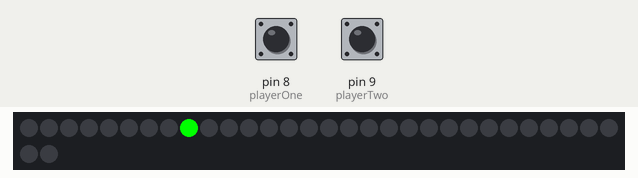
The sketch below on a simulated Arduino Uno, built with avr-gcc and run on an emulated ATmega328P. On the bench: 32 RGB LEDs in strip order, left to right, continuing on the next row. The test bench sets the inputs (shaded band); at power-on: pin 9 (playerTwo) HIGH, pin 8 (playerOne) HIGH. What the sketch prints to the serial monitor is not drawn.

Above: at 1.2 s.
1.3 s: pin 9 (playerTwo) pulled LOW for 3.2 s
At 7.96 s:
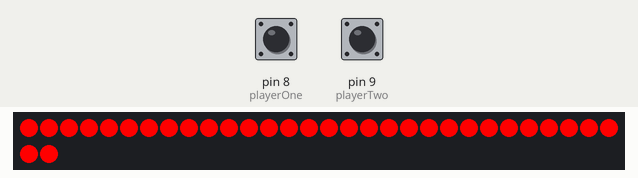
At 13.36 s:
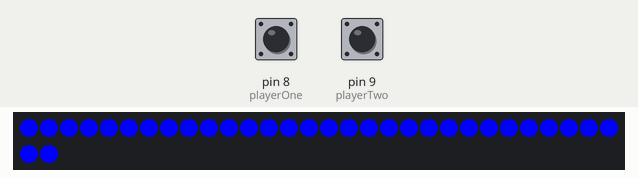

The sketch:

test.ino
```cpp
// Pong Game
#include <Adafruit_NeoPixel.h>
#define PIN 2 // Input pin for NEOPIXEL
#define NUMPIXELS 32 // Number of neopixels in strip
Adafruit_NeoPixel pixels = Adafruit_NeoPixel(NUMPIXELS, PIN, NEO_GRB + NEO_KHZ800);

int playerOne = 8;
int playerTwo = 9;
int resetButton = 10;

int score1 = 0;
int score2 = 0;

int lastPlayerOneState = LOW;
int lastPlayerTwoState = LOW;

int playerOneAction = LOW;
int playerTwoAction = LOW;

int playerOnePoints = 0;
int playerTwoPoints = 0;

int ledNumber = 0;
int ledState = 0;
int direction = 0;

byte inputArray[] = {8,9,10};

unsigned long previousMillis = 0;	// Variable for delay control
unsigned long interval = 100;		// Variable for delay control


int playerOneState = LOW;
int playerTwoState = LOW;


void setup(){
    pixels.begin();
    Serial.begin(9600);

    for (byte i = 0; i < sizeof(inputArray); i++){ // Sets pinmode inputs using array
        pinMode(inputArray[i], INPUT_PULLUP);
        } // end for
    }

void loop(){
    lightPlay();
    buttonControl();
    scoreDetectionOne();
    scoreDetectionTwo();
}

void buttonControl(){

    playerOneState = !digitalRead(playerOne);  //SKAL VÆRE !digitalRead
    playerTwoState = !digitalRead(playerTwo);  //SKAL VÆRE !digitalRead

    // Player One
    if (playerOneState != lastPlayerOneState){
        if (playerOneState == HIGH){
            playerOneAction = HIGH;
        } // end if
        else{
            playerOneAction = LOW;
        }
    } // end if
    if (playerOneState == lastPlayerOneState){
            playerOneAction = LOW;
        }

    lastPlayerOneState = playerOneState;

    // Player Two
    if (playerTwoState != lastPlayerTwoState){
        if (playerTwoState == true){
            playerTwoAction = HIGH;
        } // end if
        else{
            playerTwoAction = LOW;
        } // end else
    } // end if

    lastPlayerTwoState = playerTwoState;
} // end void

void playerOneScore(){
    for (int j = 0; j < 3; j++){
        for (int i = 0; i < NUMPIXELS; i++){
            pixels.setPixelColor(i, pixels.Color(0,0,255));
            pixels.show();
        } // end for
        delay(200);
        for (int i = 0; i < NUMPIXELS; i++){
            pixels.setPixelColor(i, pixels.Color(0,0,0));
            pixels.show();
        } // end for
        delay(200);
    } // end for
    playerOnePoints += 1;
} // end void

void playerTwoScore(){
    for (int j = 0; j < 3; j++){
        for (int i = 0; i < NUMPIXELS; i++){
            pixels.setPixelColor(i, pixels.Color(255,0,0));
            pixels.show();
        } // end for
        delay(200);
        for (int i = 0; i < NUMPIXELS; i++){
            pixels.setPixelColor(i, pixels.Color(0,0,0));
            pixels.show();
        } // end for
        delay(200);
    } // end for
    playerTwoPoints += 1;
} // end void


void lightPlay(){
    unsigned long currentMillis = millis();	// Gets a time value from the internal counter

    if (direction == 0){
        Serial.print("PlayerOneAction: ");
        Serial.println(playerOneAction);
        Serial.print("PlayerTwoAction: ");
        Serial.println(playerTwoAction);
        if (currentMillis - previousMillis >= interval){
            previousMillis = currentMillis;			// Save the last time the if was run

            if (ledState == 0){
                pixels.setPixelColor(ledNumber, pixels.Color(0,255,0));
                pixels.show();
                ledState = 1;
            } // end if

            if (ledState == 1){
                pixels.setPixelColor(ledNumber - 1, pixels.Color(0,0,0));
                pixels.show();
                ledNumber++;
                ledState = 0;
            } // end if
        } // end if
    } // end if

    if (direction == 1){
        Serial.print("PlayerOneAction: ");
        Serial.println(playerOneAction);
        Serial.print("PlayerTwoAction: ");
        Serial.println(playerTwoAction);
        if (currentMillis - previousMillis >= interval){
            previousMillis = currentMillis;			// Save the last time the if was run

            if (ledState == 0){
                pixels.setPixelColor(ledNumber, pixels.Color(0,255,0));
                pixels.show();
                ledState = 1;
            } // end if

            if (ledState == 1){
                pixels.setPixelColor(ledNumber + 1, pixels.Color(0,0,0));
                pixels.show();
                ledNumber--;
                ledState = 0;
            } // end if
        } // end if
    } // end if
} // end void

void scoreDetectionTwo(){
    if ((2 > ledNumber) && (playerOneAction == HIGH)){
        direction = 0;
        ledNumber = 1;
        interval -= 5;
    } // end if
    if ((ledNumber == -1) && (playerOneAction == LOW)){
        playerTwoScore();
        direction = 0;
        ledNumber = 0;
        interval = 100;
    } // end if
}

void scoreDetectionOne(){
    if ((30 < ledNumber) && (playerTwoAction == HIGH)){
        direction = 1;
        ledNumber = 30;
    } // end if
    if ((ledNumber == 32) && (playerTwoAction == LOW)){
        playerOneScore();
        direction = 1;
        ledNumber = 31;
        interval = 100;
    } // end if
}
```
